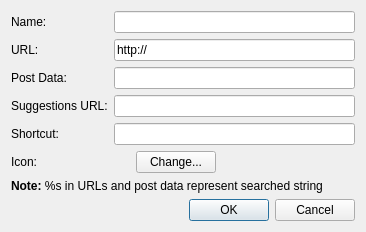
<?xml version="1.0" encoding="UTF-8"?>
<ui version="4.0">
 <class>EditSearchEngine</class>
 <widget class="QDialog" name="EditSearchEngine">
  <property name="geometry">
   <rect>
    <x>0</x>
    <y>0</y>
    <width>366</width>
    <height>204</height>
   </rect>
  </property>
  <layout class="QFormLayout" name="formLayout">
   <property name="fieldGrowthPolicy">
    <enum>QFormLayout::ExpandingFieldsGrow</enum>
   </property>
   <item row="0" column="0">
    <widget class="QLabel" name="nameLabel">
     <property name="text">
      <string>Name:</string>
     </property>
    </widget>
   </item>
   <item row="0" column="1">
    <widget class="QLineEdit" name="name"/>
   </item>
   <item row="1" column="0">
    <widget class="QLabel" name="urlLabel">
     <property name="text">
      <string>URL:</string>
     </property>
    </widget>
   </item>
   <item row="1" column="1">
    <widget class="QLineEdit" name="url">
     <property name="text">
      <string notr="true">http://</string>
     </property>
    </widget>
   </item>
   <item row="2" column="0">
    <widget class="QLabel" name="postDataLabel">
     <property name="text">
      <string>Post Data:</string>
     </property>
    </widget>
   </item>
   <item row="2" column="1">
    <widget class="QLineEdit" name="postData"/>
   </item>
   <item row="3" column="0">
    <widget class="QLabel" name="suggestionsUrlLabel">
     <property name="text">
      <string>Suggestions URL:</string>
     </property>
    </widget>
   </item>
   <item row="3" column="1">
    <widget class="QLineEdit" name="suggestionsUrl"/>
   </item>
   <item row="4" column="0">
    <widget class="QLabel" name="shortcutLabel">
     <property name="text">
      <string>Shortcut:</string>
     </property>
    </widget>
   </item>
   <item row="4" column="1">
    <widget class="QLineEdit" name="shortcut"/>
   </item>
   <item row="5" column="0">
    <widget class="QLabel" name="iconLabel">
     <property name="text">
      <string>Icon:</string>
     </property>
    </widget>
   </item>
   <item row="5" column="1">
    <widget class="QFrame" name="editIconFrame">
     <layout class="QHBoxLayout" name="editIconLayout">
      <property name="margin">
       <number>0</number>
      </property>
      <item>
       <widget class="QLabel" name="icon">
        <property name="minimumSize">
         <size>
          <width>16</width>
          <height>16</height>
         </size>
        </property>
        <property name="maximumSize">
         <size>
          <width>16</width>
          <height>16</height>
         </size>
        </property>
       </widget>
      </item>
      <item>
       <widget class="QPushButton" name="iconFromFile">
        <property name="text">
         <string>Change...</string>
        </property>
       </widget>
      </item>
      <item>
       <spacer name="horizontalSpacer">
        <property name="orientation">
         <enum>Qt::Horizontal</enum>
        </property>
        <property name="sizeHint" stdset="0">
         <size>
          <width>40</width>
          <height>20</height>
         </size>
        </property>
       </spacer>
      </item>
     </layout>
    </widget>
   </item>
   <item row="6" column="0" colspan="2">
    <widget class="QLabel" name="hintLabel">
     <property name="text">
      <string>&lt;b&gt;Note: &lt;/b&gt;%s in URLs and post data represent searched string</string>
     </property>
    </widget>
   </item>
   <item row="7" column="1">
    <widget class="QDialogButtonBox" name="buttonBox">
     <property name="orientation">
      <enum>Qt::Horizontal</enum>
     </property>
     <property name="standardButtons">
      <set>QDialogButtonBox::Cancel|QDialogButtonBox::Ok</set>
     </property>
    </widget>
   </item>
  </layout>
 </widget>
 <resources/>
 <connections>
  <connection>
   <sender>buttonBox</sender>
   <signal>accepted()</signal>
   <receiver>EditSearchEngine</receiver>
   <slot>accept()</slot>
   <hints>
    <hint type="sourcelabel">
     <x>248</x>
     <y>254</y>
    </hint>
    <hint type="destinationlabel">
     <x>157</x>
     <y>274</y>
    </hint>
   </hints>
  </connection>
  <connection>
   <sender>buttonBox</sender>
   <signal>rejected()</signal>
   <receiver>EditSearchEngine</receiver>
   <slot>reject()</slot>
   <hints>
    <hint type="sourcelabel">
     <x>316</x>
     <y>260</y>
    </hint>
    <hint type="destinationlabel">
     <x>286</x>
     <y>274</y>
    </hint>
   </hints>
  </connection>
 </connections>
</ui>
